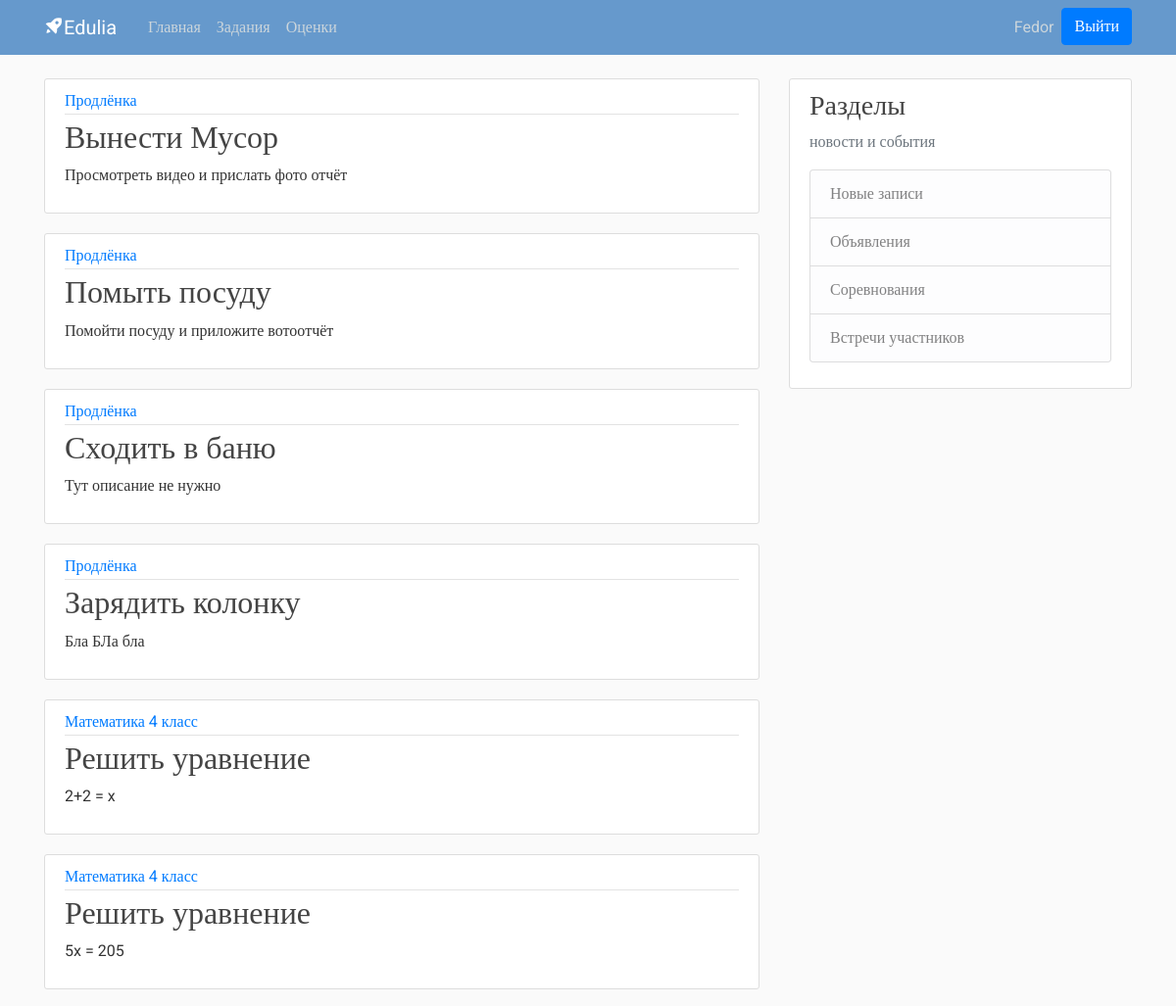
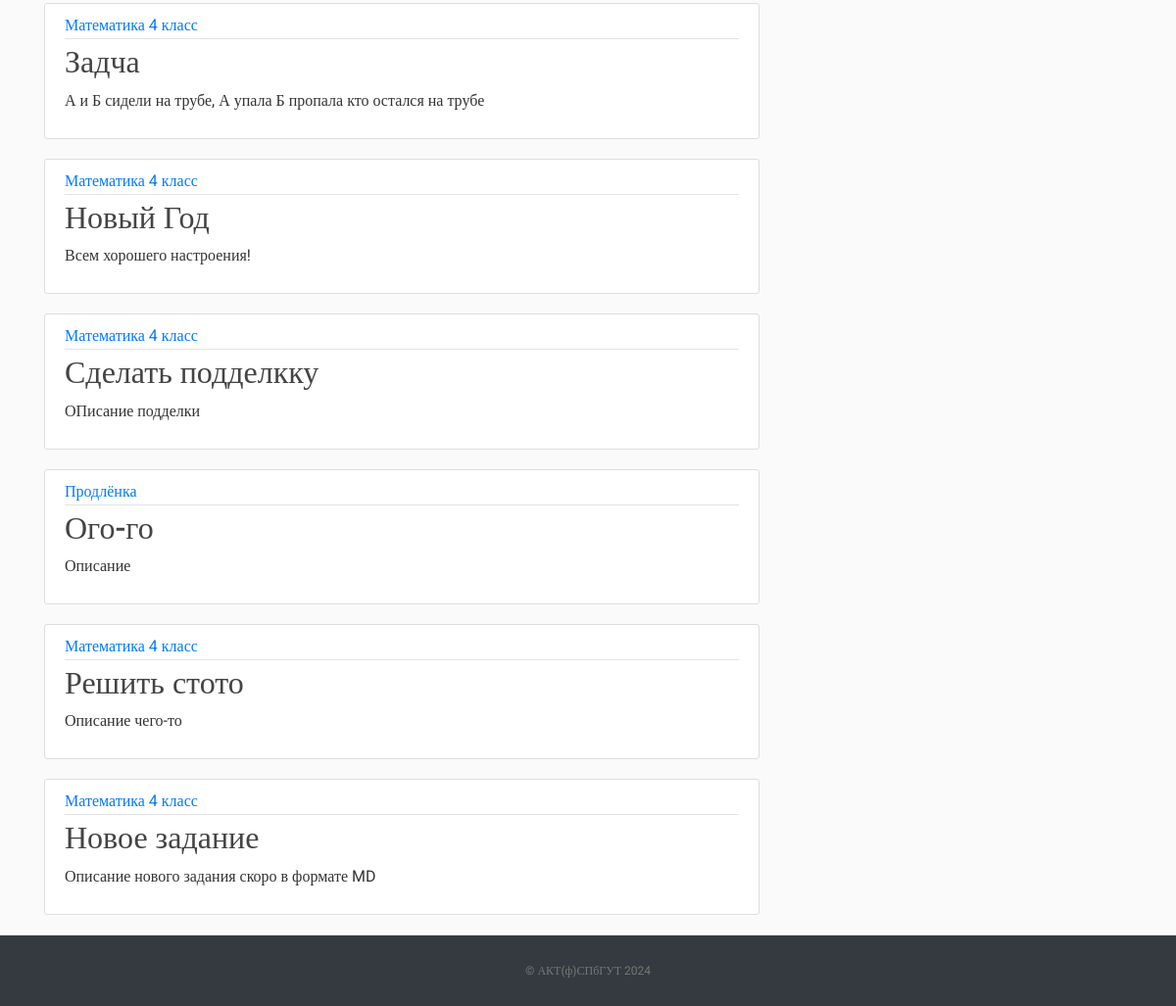
Screenshot of / (signed in) with the database file from the repository (2 pictures, top to bottom).
### accounts/models.py (models this page shows, shortened)
class User(AbstractUser):
    is_teacher = models.BooleanField(default=False)
    is_student = models.BooleanField(default=False)
    is_admin = models.BooleanField(default=False)

class Task(models.Model):
    title = models.CharField(max_length=100)
    description = models.TextField()
    checked = models.BooleanField(default=False)
    date_task_created = models.DateField(auto_now_add=True)
    course = models.ForeignKey(Course, on_delete=models.CASCADE, related_name='tasks')

class Course(models.Model):
    name = models.CharField(max_length=200)
    teacher = models.ForeignKey(Teacher, on_delete=models.CASCADE)
    enrollments = models.ManyToManyField(Student, through='Enrollment', related_name='enrolled_courses')
    def __str__(self):
        return self.name

### home/views.py (the view)
# urls.py: 2. Add a URL to urlpatterns:  path('', views.home, name='home')
def home(request):
    contex = {
        'tasks': Task.objects.all()
    }
    return render(request,'home.html', contex)

### home/templates/home.html
{% extends "base.html" %}
{% block content %}
    {% if user.is_authenticated %}
        {% for task in tasks %}
            <article class="media content-section">
             <div class="media-body">
                 <div class="article-metadata">
                      <a class="mr-2" href="#">{{ task.course }}</a>
                 </div>
                    <h2><a class="article-title" href="#">{{ task.title }}</a></h2>
                    <p class="article-content">{{ task.description }}</p>
            </div>
            </article>
        {% endfor %}
    {% endif %}
{% endblock content %}

### home/templates/base.html (shortened to what this page needs)
{% load static %}
<!DOCTYPE html>
<html lang="ru">
<head>
    <link rel="stylesheet" href="https://maxcdn.bootstrapcdn.com/bootstrap/4.0.0/css/bootstrap.min.css">
    <link rel="stylesheet" type="text/css" href="{% static 'main.css' %}">
    <link href='https://unpkg.com/boxicons@2.1.2/css/boxicons.min.css' rel='stylesheet'>
</head>
<body>
<header class="site-header">
    <nav class="navbar navbar-expand-md navbar-dark bg-blue fixed-top">
        <div class="container">
            <a class="navbar-brand mr-4" href="{% url 'lms-home' %}"><i class='bx bxs-rocket bx-tada-hover'></i>Edulia</a>
            <div class="collapse navbar-collapse" id="navbarToggle">
                <div class="navbar-nav mr-auto">
                    <a class="nav-item nav-link " href="{% url 'lms-home' %}">Главная</a>
                    {% if user.is_authenticated %}
                        {% if user.is_teacher %}
                            <a class="nav-item nav-link" href="{% url 'create_task' %}">Задания</a>
                            <a class="nav-item nav-link" href="{% url 'teacher_task_results' %}">Оценки</a>
                            <a class="nav-item nav-link" href="{% url 'lms-home' %}">Библиотека</a>
                        {% elif user.is_student %}
                            <a class="nav-item nav-link" href="{% url 'task_list_student' %}">Задания</a>
                            <a class="nav-item nav-link" href="{% url 'view_grades'%}">Оценки</a>
                        {% endif %}
                    {% endif %}
                </div>
                <div class="navbar-nav">
                    {% if user.is_authenticated %}
                        <a class="nav-item nav-link" href="{% url 'login' %}">{{ user.username}}</a>
                        <form method="post" action="{% url 'logout' %}">
                            <button class="btn btn-primary" type="submit">Выйти</button>
                        </form>
                    {% else %}
                        <a class="btn btn-primary" href="{% url 'login' %}">Вход</a>
                    {% endif %}
                </div>
            </div>
        </div>
    </nav>
</header>
<main role="main" class="container">
    <div class="row">
        <div class="col-md-8">
            {% block content %}{% endblock %}
        </div>
        <div class="col-md-4">
            <div class="content-section">
                <h3>Разделы</h3>
                <p class='text-muted'>новости и события
                <ul class="list-group">
                    <li class="list-group-item list-group-item-light">Новые записи</li>
                    <li class="list-group-item list-group-item-light">Объявления</li>
                    <li class="list-group-item list-group-item-light">Соревнования</li>
                    <li class="list-group-item list-group-item-light">Встречи участников</li>
                </ul>
                </p>
            </div>
        </div>
    </div>
</main>
<footer class="text-center bg-dark">
    <p><a target="_blank" href="https://arcotel.ru/">© АКТ(ф)СПбГУТ 2024</a></p>
</footer>
</body>
</html>

### home/static/main.css (style rules this page uses)
body, html { width:100%; height:100% }
body { margin:0; padding:0; background: #fafafa; color: #333333; margin-top: 5rem; font-family:Roboto; }
h1, h2, h3, h4, h5, h6 { color: #444444; }
ul { margin: 0; }
.bg-blue { background-color: #6699cc; }
.site-header .navbar-nav .nav-link { color: #cbd5db; }
.content-section { background: #ffffff; padding: 10px 20px; border: 1px solid #dddddd; border-radius: 3px; margin-bottom: 20px; }
.article-title { color: #444444; }
.article-content { white-space: pre-line; }
.article-metadata { padding-bottom: 1px; margin-bottom: 4px; border-bottom: 1px solid #e3e3e3 }
footer { position: sticky!important; top: 100%; padding-top:25px; padding-bottom:25px; border-top:1px solid #ddd; }
footer p { margin:2px; text-align:center; padding:0 40px; color:#fff; font-size:12px; }
footer a { color:#777 }

### rows the page displays
User: username "Fedor"
Task: course "Продлёнка", title "Вынести Мусор", description "Просмотреть видео и прислать фото отчёт"
Task: course "Продлёнка", title "Помыть посуду", description "Помойти посуду и приложите вотоотчёт"
Task: course "Продлёнка", title "Сходить в баню", description "Тут описание не нужно"
Task: course "Продлёнка", title "Зарядить колонку", description "Бла БЛа бла"
Task: course "Математика 4 класс", title "Решить уравнение", description "2+2 = x"
Task: course "Математика 4 класс", title "Решить уравнение", description "5x = 205"
Task: course "Математика 4 класс", title "Задча", description "А и Б сидели на трубе, А упала Б пропала кто остался на трубе"
Task: course "Математика 4 класс", title "Новый Год", description "Всем хорошего настроения!"
Task: course "Математика 4 класс", title "Сделать подделкку", description "ОПисание подделки"
Task: course "Продлёнка", title "Ого-го", description "Описание"
Task: course "Математика 4 класс", title "Решить стото", description "Описание чего-то"
Task: course "Математика 4 класс", title "Новое задание", description "Описание нового задания скоро в формате MD"
